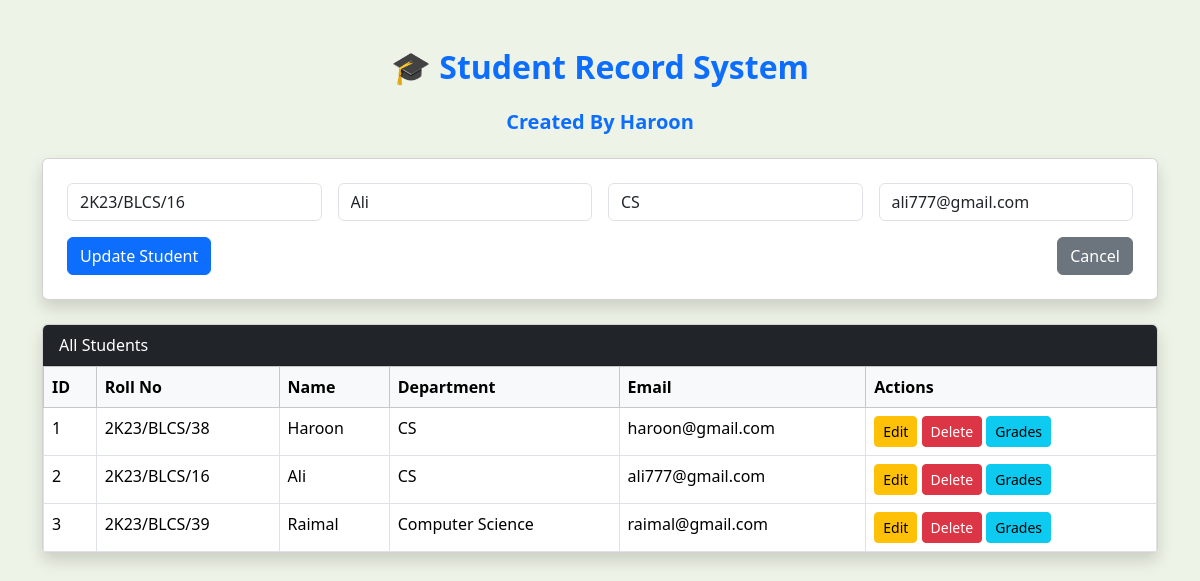
/?edit=2, run on the app's committed database.
### Components/models.py (models this page shows)
class Students(db.Model):
    id=db.Column(db.Integer,primary_key=True)
    roll_no=db.Column(db.String(20),unique=True,nullable=False)
    name=db.Column(db.String(60),unique=True,nullable=False)
    department=db.Column(db.String(60))
    email=db.Column(db.String(100),unique=True)
    grades=db.relationship('Grade',backref='student',cascade="all,delete-orphan")

### Components/routes.py (the view, shortened to what this page needs)
@app.route('/', methods=['GET', 'POST'])
def index():
    students = Students.query.all()
    edit_student = None
    if request.args.get('edit'):
        edit_student = Students.query.get_or_404(request.args.get('edit'))
    return render_template('index.html', students=students, edit_student=edit_student)

### Components/templates/index.html (shortened to what this page needs)
<!DOCTYPE html>
<html>
<head>
  <link href="https://cdn.jsdelivr.net/npm/bootstrap@5.3.3/dist/css/bootstrap.min.css" rel="stylesheet">
</head>
<body>
<div class="container mt-5">
  <h2 class="text-center mb-4 text-primary fw-bold">🎓 Student Record System</h2>
  <h5 class="text-center mb-4 text-primary fw-bold">Created By Haroon</h5>
  <form method="POST" class="card p-4 mb-4 shadow">
    <div class="row g-3">
      <div class="col-md-3">
        <input type="text" class="form-control" name="roll_no" placeholder="Roll No" value="{{ edit_student.roll_no if edit_student else '' }}" required>
      </div>
      <div class="col-md-3">
        <input type="text" class="form-control" name="name" placeholder="Name" value="{{ edit_student.name if edit_student else '' }}" required>
      </div>
      <div class="col-md-3">
        <input type="text" class="form-control" name="department" placeholder="Department" value="{{ edit_student.department if edit_student else '' }}" required>
      </div>
      <div class="col-md-3">
        <input type="email" class="form-control" name="email" placeholder="Email" value="{{ edit_student.email if edit_student else '' }}" required>
      </div>
      <div class="col-12 d-flex justify-content-between">
        <button type="submit" class="btn btn-primary">{{ 'Update Student' if edit_student else 'Add Student' }}</button>
        {% if edit_student %}
          <a href="/" class="btn btn-secondary">Cancel</a>
        {% endif %}
      </div>
    </div>
  </form>
  <div class="card shadow">
    <div class="card-header bg-dark text-white">All Students</div>
    <div class="table-responsive">
      <table class="table table-bordered m-0">
        <thead class="table-light">
          <tr>
            <th>ID</th><th>Roll No</th><th>Name</th><th>Department</th><th>Email</th><th>Actions</th>
          </tr>
        </thead>
        <tbody>
          {% for student in students %}
          <tr>
            <td>{{ student.id }}</td>
            <td>{{ student.roll_no }}</td>
            <td>{{ student.name }}</td>
            <td>{{ student.department }}</td>
            <td>{{ student.email }}</td>
            <td>
              <a href="/?edit={{ student.id }}" class="btn btn-warning btn-sm">Edit</a>
              <a href="/delete/{{ student.id }}" class="btn btn-danger btn-sm" onclick="return confirm('Delete this student?')">Delete</a>
              <button class="btn btn-info btn-sm" data-bs-toggle="collapse" data-bs-target="#grades{{ student.id }}">Grades</button>
            </td>
          </tr>
          {% endfor %}
        </tbody>
      </table>
    </div>
  </div>
</div>
</body>
</html>

### Components/templates/index.html (style rules this page uses)
body { background-color: #eef3e7; }
.card { box-shadow: 0 0 10px rgba(0, 0, 0, 0.1); }

### data on the page
Students: roll_no "2K23/BLCS/16", name "Ali", department "CS", email "ali777@gmail.com", id "2"
Students: id "1", roll_no "2K23/BLCS/38", name "Haroon", department "CS", email "haroon@gmail.com"
Students: id "3", roll_no "2K23/BLCS/39", name "Raimal", department "Computer Science", email "raimal@gmail.com"

### other printed values
{{ 'Update Student' if edit_student else 'Add Student' }} "Update Student"
